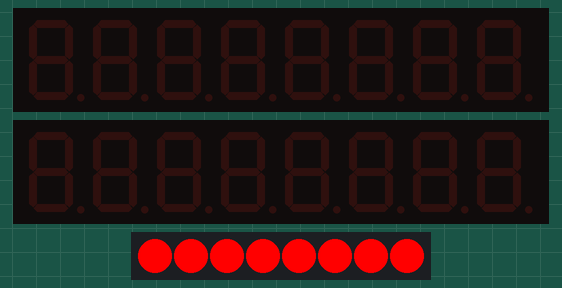
This program was run on a simulated Arduino Nano, built with avr-gcc and run on an emulated ATmega328P. Shown: 2 × 8-digit seven-segment display, 8 RGB LEDs in strip order, left to right.

Above: at 0.23 s.
At 1.01 s:
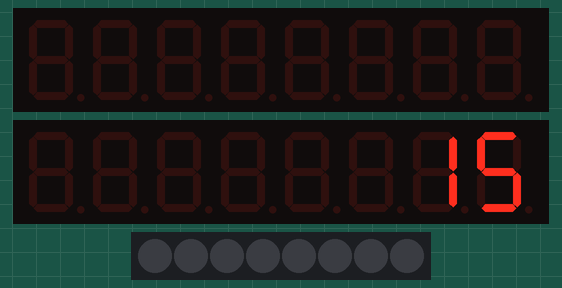
At 1.95 s:
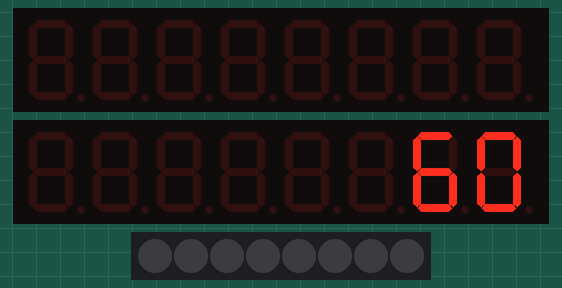
At 3.02 s:
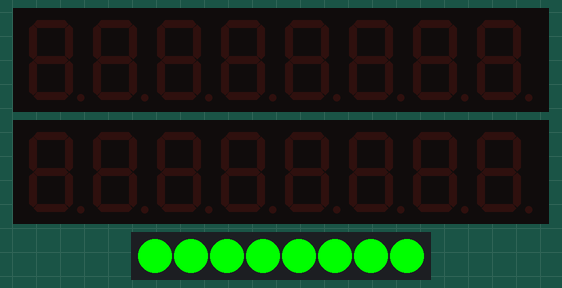
Timing chart, 0 to 40.0 s (numbered marks = the images above):
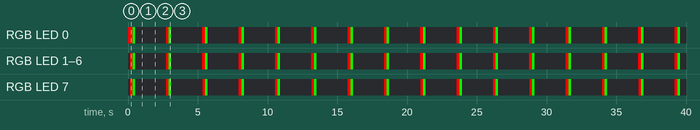

Measured:
- by itself, RGB LED 0–6: repeats every 2.6 s: RGB(0, 255, 0) 0.18 s, off 2.2 s, RGB(255, 0, 0) 0.20 s
- by itself, RGB LED 7: repeats every 2.6 s: RGB(0, 255, 0) 0.18 s, off 2.2 s, RGB(255, 0, 0) 0.18 s
- by itself, everything shown: repeats every 2.6 s, in 10 steps

The program:

main.cpp
```cpp
#include <Arduino.h>
#include <avr/io.h>
#include <TM1638.h>

// Map the arduino pins to the names on the LMK1638
#define CLK_PIN 8
#define DIO_PIN 9
#define STB0_PIN 7

void testLED(TM1638 module) {

    for (size_t i = 0; i < 9; i++)
    {
      module.setLED(1, i);
      _delay_ms(20);
    }
    for (size_t i = 0; i < 9; i++)
    {
      module.setLED(2, i);
      _delay_ms(20);
    }
    for (size_t i = 0; i < 9; i++)
    {
      module.setLED(0, i);
      _delay_ms(20);
    }
}

void testDisplay(TM1638 module) {
  for (int i = 0; i < 99; i++)
  {
      module.setDisplayToDecNumber(i,0,false);
      _delay_ms(20);
  }

}

int main(void)
{
  // Set all pins as outputs

  pinMode(7, OUTPUT);
  pinMode(8, OUTPUT);
  pinMode(9, OUTPUT);
  // create LedControl object
  TM1638 module = TM1638(DIO_PIN, CLK_PIN, STB0_PIN);

  // setup lmk1638
  module.clearDisplay();
  module.setupDisplay(true, 7);

  while (1)
  {
    testLED(module);
    testDisplay(module);
  }
}
```
